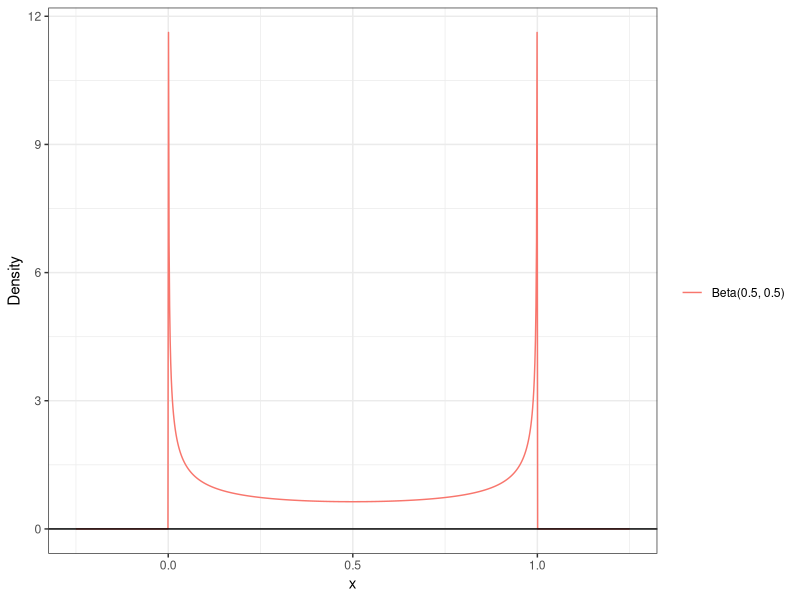
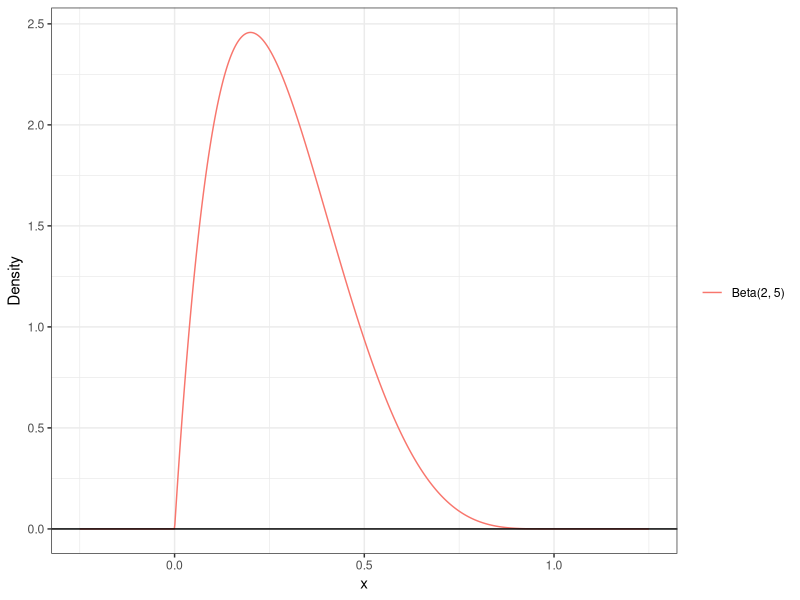
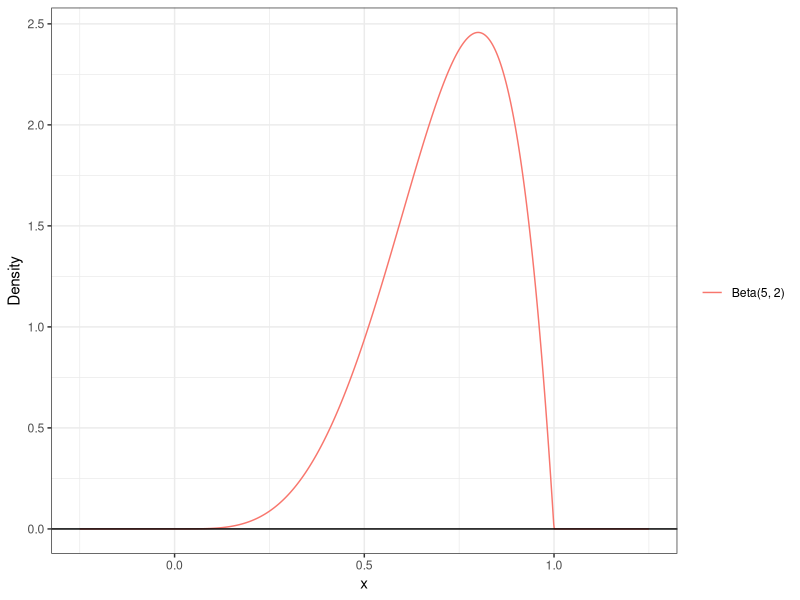
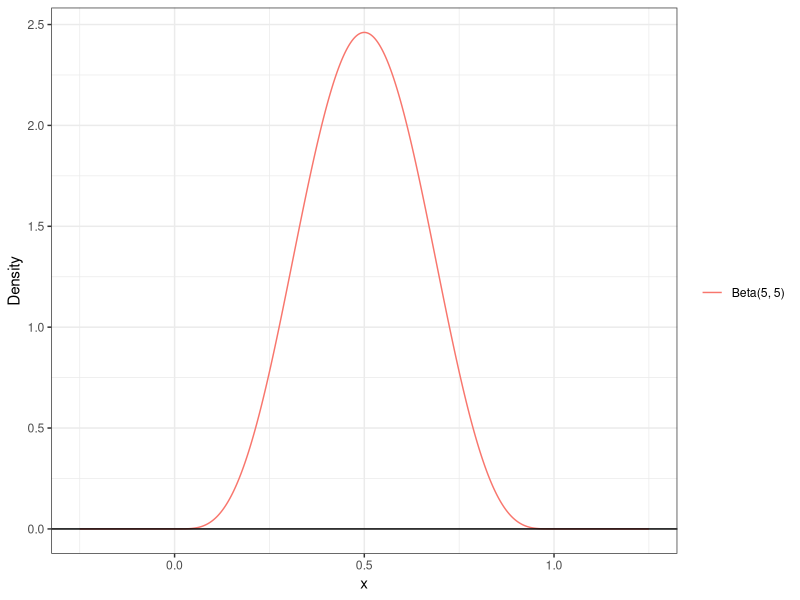

Write the R code that produced these figures, in order.
#Lab 7
#Task one: Describe the Population Distribution
library(tidyverse)

beta.plot = function(alpha, beta){
  beta.dat <- tibble(x = seq(-0.25, 1.25, length.out=1000))|>   # generate a grid of points
    # compute the beta PDF
    mutate(beta.pdf = dbeta(x, alpha, beta))         
  distribution = ggplot(data= beta.dat)+                                              # specify data
    geom_line(aes(x=x, y=beta.pdf, color=paste("Beta(", alpha, ", ", beta, ")", sep = ""))) +                 # plot beta dist
    geom_hline(yintercept=0)+                                            # plot x axis
    theme_bw()+                                                          # change theme
    xlab("x")+                                                           # label x axis
    ylab("Density")+                                                   # label y axis
    labs(color = "")
  return(distribution)
}

beta_2_5 = beta.plot(2,5)
beta_5_5 = beta.plot(5,5)
beta_5_2 = beta.plot(5,2)
beta_0.5_0.5 = beta.plot(0.5,0.5)

summary = function(alpha, beta){
  mean = alpha/(alpha+beta)
  variance = (alpha*beta)/((alpha+beta)^2*(alpha+beta+1))
  skew = (2*(beta-alpha)*sqrt(alpha+beta+1))/((alpha+beta+2)*sqrt(alpha*beta))
  kurt = (6*((alpha-beta)^2*(alpha+beta+1)-alpha*beta*(alpha+beta+2)))/((alpha*beta)*(alpha+beta+2)*(alpha+beta+3))
  dat.summary = data.frame(alpha = alpha, beta = beta, mean = mean, variance = variance, skew = skew, kurt = kurt)
  return(dat.summary)
}
beta.data = data.frame()
beta.data = bind_rows(beta.data, summary(2, 5))
beta.data = bind_rows(beta.data, summary(5, 5))
beta.data = bind_rows(beta.data, summary(5, 2))
beta.data = bind_rows(beta.data, summary(0.5, 0.5))

view(beta.data)



      
